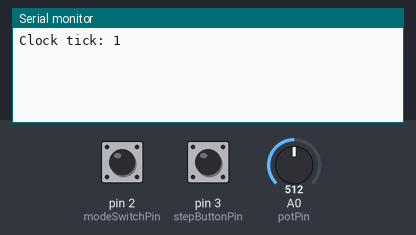
The sketch below on a simulated Arduino Uno, built with avr-gcc and run on an emulated ATmega328P. Shown: the last lines printed to the serial monitor. The inputs (shaded band) are chosen by the test bench; at power-on: A0 (potPin) = 512, pin 2 (modeSwitchPin) HIGH, pin 3 (stepButtonPin) HIGH.

Above: at 1.2 s.
1.3 s: A0 (potPin) set to 716
At 1.8 s:
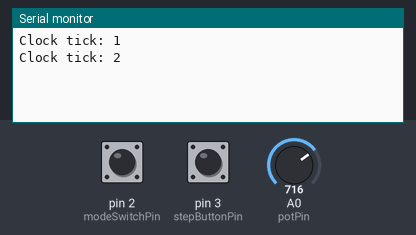
2.8 s: A0 (potPin) set to 1023
At 3.4 s:
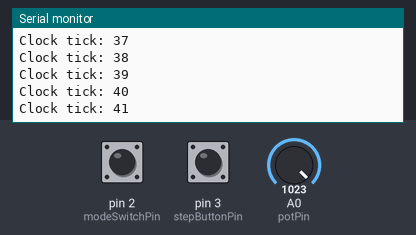
5.8 s: pin 2 (modeSwitchPin) pulled LOW for 0.15 s
8.9 s: pin 2 (modeSwitchPin) pulled LOW for 1 s
12.9 s: pin 2 (modeSwitchPin) pulled LOW for 0.15 s
16.0 s: pin 2 (modeSwitchPin) pulled LOW for 1 s
Timing chart, 0 to 19.0 s (numbered marks = the images above; inputs shaded):
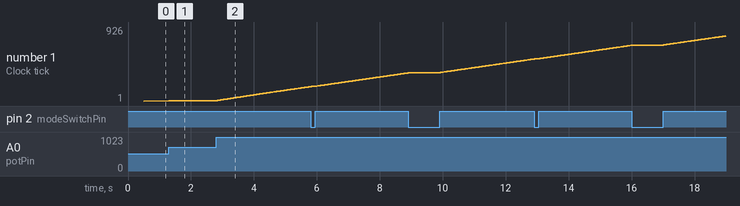

Measured:
- after the input at 2.8 s, the serial monitor: prints a new line after 0.08 s (image 2)
- plotted number 1: 1 → 4 after the input at 1.3 s, 4 → 180 after the input at 2.8 s

The sketch:

arduino_clk_pulse_generator.ino
```cpp
// Pin definitions
const int potPin = A0;
const int clockPin = 13;
const int modeSwitchPin = 2; // SPDT Toggle Switch for Auto/Manual
const int stepButtonPin = 3; // Push Button for Manual Step

// Timing variables for Auto Mode
unsigned long previousMicros = 0;
int clockState = LOW;
int lastMode = HIGH;

// Debounce variables for Manual Mode
int buttonState = HIGH;
int lastButtonReading = HIGH;
unsigned long lastDebounceTime = 0;
const unsigned long debounceDelay = 50; // 50 milliseconds of debounce time

// NEW: Variable to track the clock count
unsigned long clockCount = 0;

void setup() {
  pinMode(clockPin, OUTPUT);

  // INPUT_PULLUP uses Arduino's internal resistors.
  // This means the pins read HIGH when disconnected/open,
  // and LOW when connected to Ground (closed/pressed).
  pinMode(modeSwitchPin, INPUT_PULLUP);
  pinMode(stepButtonPin, INPUT_PULLUP);

  // NEW: Start serial communication
  Serial.begin(9600);
}

void loop() {
  int currentMode = digitalRead(modeSwitchPin);

  // Clean up the clock line if we just flipped the mode switch
  if (currentMode != lastMode) {
    clockState = LOW;
    digitalWrite(clockPin, LOW);
    lastMode = currentMode;
  }

  if (currentMode == HIGH) {
    // ---------------- AUTO MODE ----------------
    int potValue = analogRead(potPin);
    // Map from 1 second (0.5 Hz) to 1 ms (500 Hz) half-periods
    unsigned long halfPeriod = map(potValue, 0, 1023, 1000000, 1000);
    unsigned long currentMicros = micros();

    if (currentMicros - previousMicros >= halfPeriod) {
      previousMicros = currentMicros;
      clockState = (clockState == LOW) ? HIGH : LOW;
      digitalWrite(clockPin, clockState);

      // NEW: Only increment and print when the clock pulses HIGH
      if (clockState == HIGH) {
        clockCount++;
        Serial.print("Clock tick: ");
        Serial.println(clockCount);
      }
    }
  }
  else {
    // --------------- MANUAL MODE ---------------
    int currentReading = digitalRead(stepButtonPin);

    // Reset debounce timer if the button state just changed (contact bounce)
    if (currentReading != lastButtonReading) {
      lastDebounceTime = millis();
    }

    // Only register the state if it has been stable longer than the delay
    if ((millis() - lastDebounceTime) > debounceDelay) {
      if (currentReading != buttonState) {
        buttonState = currentReading;

        // Button is active LOW (because of INPUT_PULLUP)
        if (buttonState == LOW) {
          digitalWrite(clockPin, HIGH);

          // NEW: Increment and print on manual button press
          clockCount++;
          Serial.print("Clock tick: ");
          Serial.println(clockCount);

        } else {
          digitalWrite(clockPin, LOW);
        }
      }
    }
    lastButtonReading = currentReading;
  }
}
```
